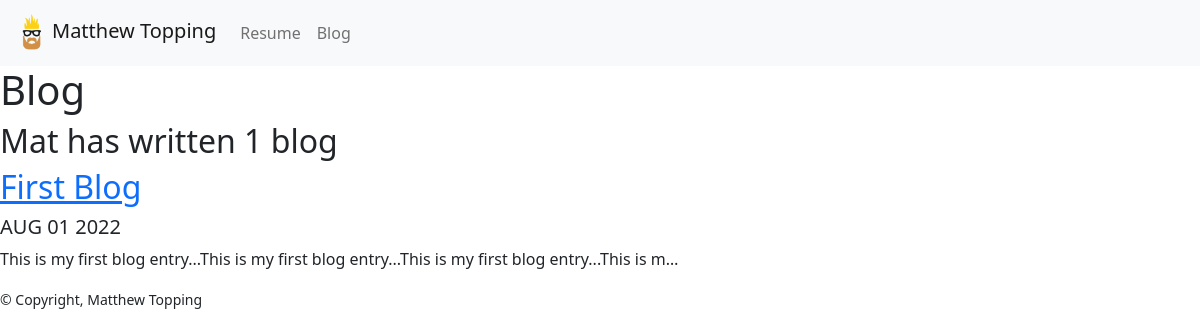
Screenshot of /blog/ with the database file from the repository.
### blog/models.py (models this page shows, shortened)
class Blog(models.Model):
    title = models.CharField(max_length=200)
    date = models.DateField()
    description = models.TextField()

### blog/views.py (the view)
# urls.py: path('', views.all_blogs, name='all-blogs'),
def all_blogs(request):
    blogs = Blog.objects.order_by('-date')
    return render(request, 'blog/all_blogs.html', {'blogs': blogs})

### blog/templates/blog/all_blogs.html
{% extends 'portfolio/base.html' %}
{% load static %}
{% block body %}
    <h1>Blog</h1>
    <h2>Mat has written {{ blogs.count }} blog{{ blogs.count|pluralize }}</h2>
    {% for blog in blogs %}
        <a href="{% url 'blog:detail' blog.id %}"><h2>{{ blog.title }}</h2></a>
        <h5>{{ blog.date|date:'M d Y'|upper }}</h5>
        <p>{{ blog.description|striptags|truncatechars:100 }}</p>
    {% endfor %}
{% endblock body %}

### rows the page displays
Blog: title "First Blog", date "AUG 01 2022", description "This is my first blog entry...This is my first blog entry...This is my first blog entry...This is m…"

### other values shown
{{ blogs.count }} "1"
